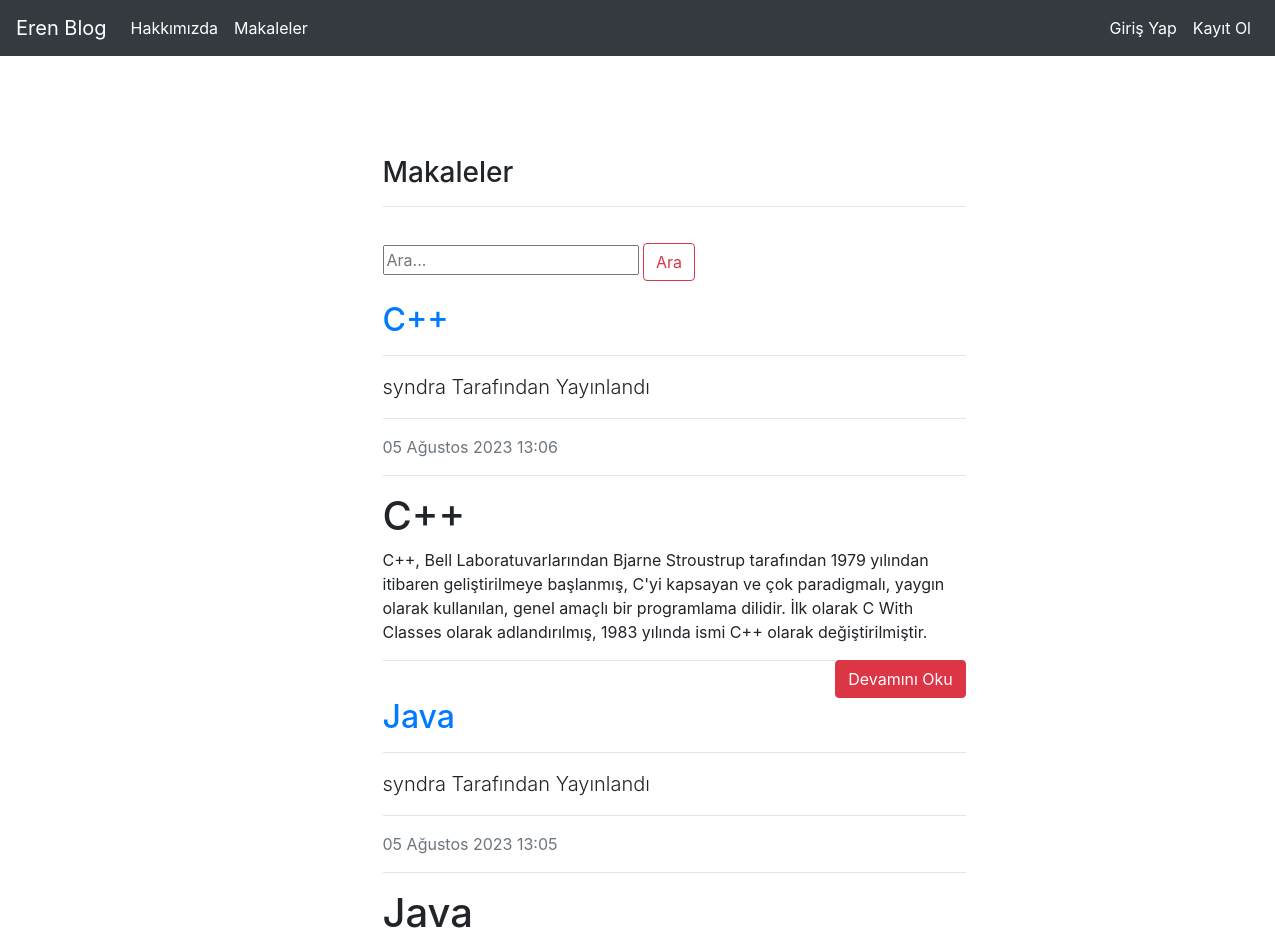
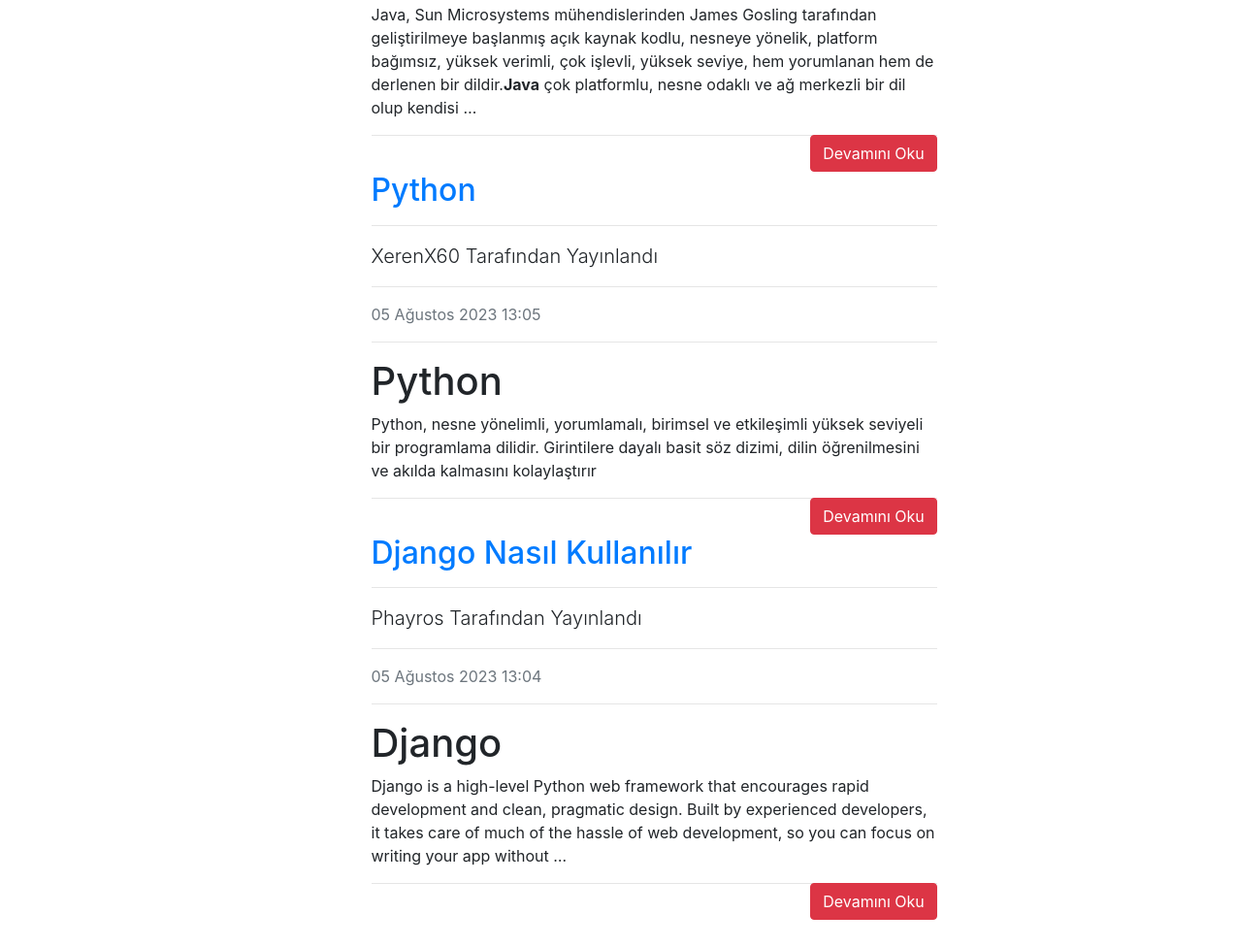
The app's page /articles/ with its own data (2 pictures, top to bottom).
### article/models.py (models this page shows, shortened)
class Article(models.Model):
    author = models.ForeignKey("auth.User",on_delete=models.CASCADE,verbose_name="Yazar")
    title = models.CharField(max_length = 50,verbose_name="Başlık")
    content = RichTextField()
    created_date = models.DateTimeField(auto_now_add=True,verbose_name="Oluşturulma Tarihi")
    article_image = models.FileField(blank = True,null = True,verbose_name = "Makaleye Fotoğraf Ekleyin")
    class Meta:
        ordering = ['-created_date']

### article/views.py (the view)
# urls.py: path('',views.articles,name="articles"),
def articles(request):
    keyword = request.GET.get("keyword")
    if keyword:
        articles = Article.objects.filter(title__contains = keyword)
        return render(request,"articles.html",{"articles" : articles})
    articles = Article.objects.all()
    return render(request,"articles.html",{"articles" : articles})

### templates/articles.html (shortened to what this page needs)
{% extends "layout.html" %}
{% block body %}
<div class = "row">
    <div class="col-md-10 offset-md-3">
        <div class="col-lg-8">
        <h3>Makaleler</h3>
        <hr>
        </div>
    </div>
</div>
<div class = "row">
    <div style = "margin-top : 20px; margin-bottom:20px;"class="col-md-10 offset-md-3">
        <div class="col-lg-8">
            <form>
            <input type="text" class = "input-sm" name = "keyword" placeholder="Ara..." />
            <button type="submit" class="btn btn-outline-danger">Ara</button>
            </form>
        </div>
    </div>
</div>
{% if articles %}
{% for article in articles %}
            <div class="row">
            <div class="col-md-10 offset-md-3">
                <div class="col-lg-8">
                    <article>
                        <header class="mb-4">
                            <a href = "{%url 'article:detail' article.id%}"><h2 class="fw-bolder mb-1">{{article.title}}</h2></a>
                            <hr>
                            <p class = "lead">
                            {{article.author.username}} Tarafından Yayınlandı
                            </p>
                            <hr>
                            <div class="text-muted fst-italic mb-2">{{article.created_date}}</div>
                            <hr>
                            <p class = "lead">
                            {{ article.content | safe | truncatewords:40}}
                            </p>
                            <a style = "float: right;" href="{%url 'article:detail' article.id%}" class = "btn btn-danger">Devamını Oku</a>
                            <hr>
                        </header>
                    </article>
               </div>
            </div>
            </div>
{% endfor %}
{% else %}
<div class = "alert alert-danger">Makale Bulunamadı </div>
{% endif %}
{% endblock body %}

### records on screen
Article: title "C++", author.username "syndra", created_date "05 Ağustos 2023 13:06", content "C++ C++, Bell Laboratuvarlarından Bjarne Stroustrup tarafından 1979 yılından itibaren geliştirilmeye başlanmış, C'yi kapsayan ve çok paradigmalı, yaygın olarak kullanılan, genel amaçlı bir programlama dilidir. İlk olarak C With Classes olarak adlandırılmış, 1983 yılında ismi C++ olarak değiştirilmiştir."
Article: title "Java", author.username "syndra", created_date "05 Ağustos 2023 13:05", content "Java Java, Sun Microsystems mühendislerinden James Gosling tarafından geliştirilmeye başlanmış açık kaynak kodlu, nesneye yönelik, platform bağımsız, yüksek verimli, çok işlevli, yüksek seviye, hem yorumlanan hem de derlenen bir dildir. Java çok platformlu, nesne odaklı ve ağ merkezli bir dil olup kendisi …"
Article: title "Python", author.username "XerenX60", created_date "05 Ağustos 2023 13:05", content "Python Python, nesne yönelimli, yorumlamalı, birimsel ve etkileşimli yüksek seviyeli bir programlama dilidir. Girintilere dayalı basit söz dizimi, dilin öğrenilmesini ve akılda kalmasını kolaylaştırır"
Article: title "Django Nasıl Kullanılır", author.username "Phayros", created_date "05 Ağustos 2023 13:04", content "Django Django is a high-level Python web framework that encourages rapid development and clean, pragmatic design. Built by experienced developers, it takes care of much of the hassle of web development, so you can focus on writing your app without …"
